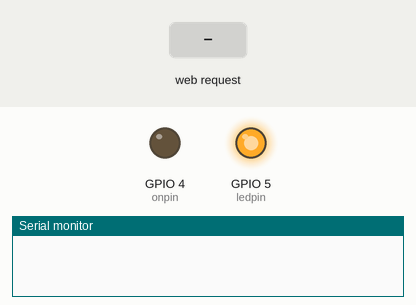
Simulated run of this sketch. Board: ESP8266 (NodeMCU). Parts: output pins drawn as LEDs (lit = HIGH), the last lines printed to the serial monitor. The inputs (shaded band) are chosen by the test bench.

Above: at 1.2 s.
1.3 s: HTTP request GET /arm received
At 2.4 s:
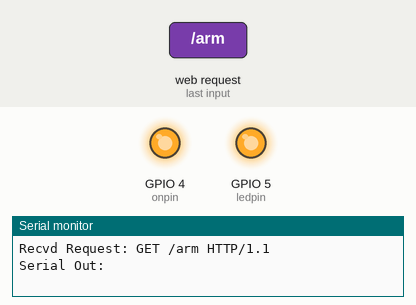
2.8 s: HTTP request GET /stagetest received
At 3.1 s:
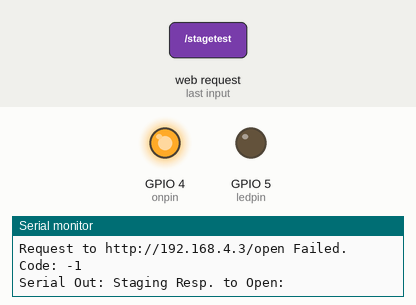
4.3 s: HTTP request GET /disarm received
At 4.7 s:
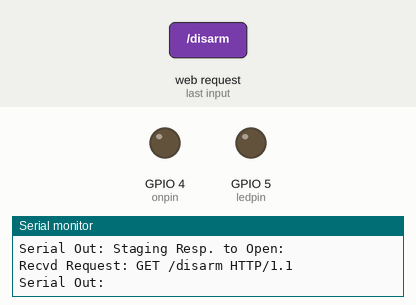
Timing chart, 0 to 7.3 s (numbered marks = the images above; inputs shaded):
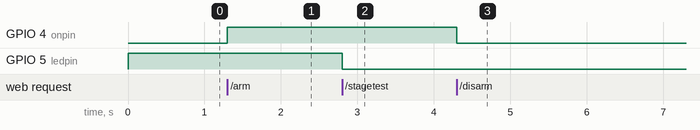

The sketch:

skybass_realfactory.ino
```cpp
/*
  ESP WiFi Arming Code Rev 01
  Created by Tylor Jilk, February 2018
  A part of the IREC Avionics Team of Stanford SSI
  Once the ESP is running, connect to its Wi-Fi network
  and go to one of 3 websites to do exactly what they
  sound like: ipaddress/arm, /disarm, or /status
  The GPIO pin which is controlled by these commands
  is called 'onpin'.
  If the serial into the ESP contains "Arm"/"Disarm", it will tell motherboard ESP to arm/disarm. If it contains
  "Stage", it will tell the Staging ESP to trigger staging
*/

#include <Arduino.h>
#include <ESP8266WiFi.h>
#include <ESP8266HTTPClient.h>


const char WiFiAPPSK[] = "redshift";
const char APName[] = "Skybass";
const int onpin = 4; // IO5 on the Esp8266 WROOM 02
const int ledpin = 5;
String motherboard_ip = "192.168.4.2";
String staging_ip = "192.168.4.3";
String payload_ip = "192.168.4.4";
String a = "Armed";
String d = "Disarmed";
WiFiServer server(80);

void setup() {
  Serial.begin(9600);
  pinMode(onpin, OUTPUT);
  digitalWrite(onpin, LOW);
  pinMode(ledpin, OUTPUT);
  digitalWrite(ledpin, HIGH);
  WiFi.mode(WIFI_AP);
  uint8_t mac[WL_MAC_ADDR_LENGTH];
  WiFi.softAPmacAddress(mac);
  IPAddress ip(192, 168, 4, 1);
  IPAddress dns(192, 168, 4, 1);
  IPAddress gateway(192, 168, 4, 1);
  IPAddress subnet(255, 255, 255, 0);
  WiFi.config(ip, dns, gateway, subnet);
  WiFi.softAPConfig(ip, gateway, subnet);
  WiFi.softAP(APName, WiFiAPPSK);
  server.begin();
}

String send_request(String ip, String command) {
  String resp = "";
  String url = "http://" + ip + "/" + command;
  Serial.println("Sending request: " + url); //DBG
  HTTPClient stHttp;
  stHttp.begin(url);
  int stHttpCode = stHttp.GET();
  if (stHttpCode == HTTP_CODE_OK)
  {
    String payload = stHttp.getString();
    Serial.println("Request to " + url + " OK. Response: " + payload); //DBG
    resp += "\n" + ip + "/" + command + " response: " + payload;
  }
  else
  {
    Serial.println("Request to " + url + " Failed. Code: " + stHttpCode); //DBG
  }
  stHttp.end();
  return resp;
}

void loop() {
  /**
    Takes in "Staging", "Arm", or "Disarm" from Skybass Teensy. Sends HTTP request
    to appropriate IP address. Prints response back to Teensy.

  **/

  String out = "";


  if (Serial.read() == 0xAA)
  {
    digitalWrite(ledpin, LOW);
    String staging_response = send_request(staging_ip, "open");
    out += "Staging Resp. to Open: " + staging_response;
  }


  // Check if a client has connected
  WiFiClient client = server.available();
  if (!client) {
    return;
  }
  // Read the first line of the request
  String req = client.readStringUntil('\r');
  Serial.println("Recvd Request: " + req); //DBG
  client.flush();
  String resp = "";

  if (req.indexOf("/disarm") != -1)
  {
    digitalWrite(onpin, 0);
    resp = d;
  }
  else if (req.indexOf("/arm") != -1)
  {
    digitalWrite(onpin, 1);
    resp = a;
  }
  else if (req.indexOf("/stagetest") != -1)
  {
    digitalWrite(ledpin, LOW);
    String staging_response = send_request(staging_ip, "open");
    out += "Staging Resp. to Open: " + staging_response;
  }
  /*
    else
    {
    String staging_response = send_request(staging_ip,"status");
    out+="Staging Resp. to Status: "+staging_response;
    }

    if(esp_cmd.indexOf("Arm")!=-1)
    {
    String motherboard_arm_response = send_request(motherboard_ip,"arm");
    out+="Motherboard Resp. to Arm: "+motherboard_arm_response;
    }
    else if(esp_cmd.indexOf("Disarm")!=-1)
    {
    String motherboard_disarm_response = send_request(motherboard_ip,"disarm");
    out+="Motherboard Resp. to Disarm: "+motherboard_disarm_response;
    }
    else
    {
    String motherboard_status = send_request(motherboard_ip,"status");
    out+="Motherboard Resp. to Status: "+motherboard_status;
    }

    if(esp_cmd.indexOf("ArmPayload")!=-1)
    {
    String payload_arm_response = send_request(payload_ip,"arm");
    out+="Payload Resp. to Arm: "+payload_arm_response;
    }
    else if(esp_cmd.indexOf("DisarmPayload")!=-1)
    {
    String payload_disarm_response = send_request(payload_ip,"disarm");
    out+="Payload Resp. to Disarm: "+payload_disarm_response;
    }
    else
    {
    String payload_status = send_request(payload_ip,"status");
    out+="Payload Resp. to Status: "+payload_status;
    }

  */
  Serial.println("Serial Out: " + out);

}
```

Measured:
- after the input at 1.3 s, GPIO 4 (onpin): LOW → HIGH at once
- after the input at 2.8 s, GPIO 5 (ledpin): HIGH → LOW at once
- after the input at 4.3 s, GPIO 4 (onpin): HIGH → LOW at once
